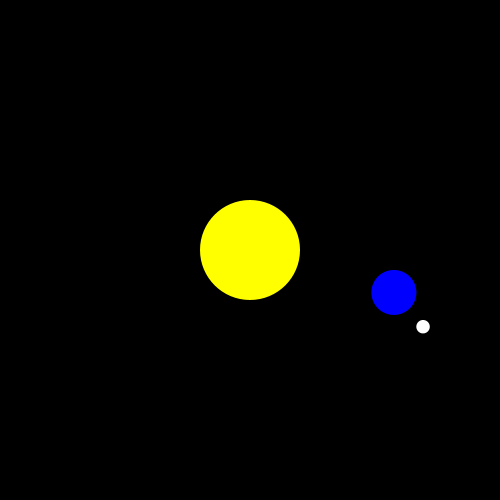
Frame 1 (no input)
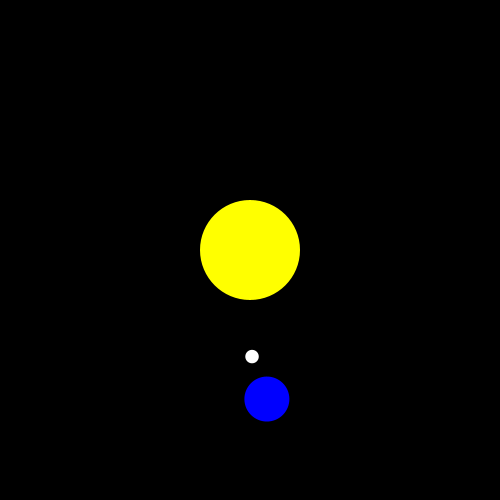
Frame 60 (the mouse pressed at the canvas centre just before this capture)
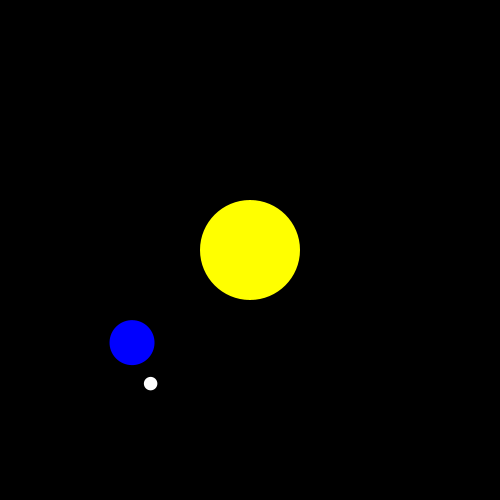
Frame 120 (the mouse held since frame 60 and released just before this capture)

The Processing sketch that drew these frames (run headless with seeded random() and noise(); from frame 60 on, the mouse is pressed at the canvas centre):

// Processing sketch: Codigo
// ── Codigo.pde
//Mi version de universo sin clases
/*
void setup(){
  size(500,500);
  noStroke();
};

void draw(){
  background(0);
  float h=110,h2=40;
  float theta=millis()/25.0,alpha=millis()/18;
  pushMatrix();
    translate(width/2, height/2);
    
    //stroke(255,0,0);
    //line(-width/2,0,width/2,0);
    //stroke(0,255,0);
    //line(0,height/2,0,-height/2);
    
    fill(255,255,0);
    circle(0,0,100);
    pushMatrix();
      translate(h*sin(radians(theta)),h*cos(radians(theta)));
      
      //stroke(255,0,0);
      //line(-width/2,0,width/2,0);
      //stroke(0,255,0);
      //line(0,height/2,0,-height/2);
    
      fill(0,255,0);
      circle(0,0,40);
      pushMatrix();
        translate(h2*sin(radians(alpha)),h2*cos(radians(alpha)));
        
        //stroke(255,0,0);
        //line(-width/2,0,width/2,0);
        //stroke(0,255,0);
        //line(0,height/2,0,-height/2);
      
        fill(255);
        circle(0,0,20);
      popMatrix();
    popMatrix();
  popMatrix();
}
*/


//---------------------------
//Version de la clase

SistemaSolar sol;

void setup(){
  size(500,500);
  sol = new SistemaSolar(150);
  noStroke();
}

void draw(){
  background(0);
  translate(width/2,height/2);
  
  sol.Dibujar();
  
}

// ── Luna.pde
class Luna{
  float dist_; //Distancia al planeta. Radio
  float vel_;  //Velocidad de rotacion 
  float tam_;  //Tamaño de la luna
  
  Luna(float dist, float vel, float tam){
    dist_=dist;
    vel_=vel;
    tam_=tam;
  }
  
  
  void Dibujar(){
    
    pushMatrix();
      float theta= millis()/1000.0;
      rotate(theta*vel_);
      translate(dist_,0);
      /*
      //Ejes coordenados
      stroke(255,0,0);
      line(-width/2,0,width/2,0);
      stroke(0,255,0);
      line(0,height/2,0,-height/2);
      */
      circle(0,0,tam_);
    popMatrix();
  
  }
  
}

// ── Planeta.pde
class Planeta{
  float dist_;
  float vel_;
  float tam_;
  Luna luna;
  
  Planeta(float dist, float vel, float tam){
    dist_=dist;
    vel_=vel;
    tam_=tam;
    luna = new Luna(dist*0.3,vel*2,tam*0.3);
  }
  
  void Dibujar(){
    pushMatrix();
      float theta= millis()/1000.0;
      rotate(theta*vel_);
      translate(dist_,0);
      /*
      //Ejes coordenados
        stroke(255,0,0);
        line(-width/2,0,width/2,0);
        stroke(0,255,0);
        line(0,height/2,0,-height/2);
      */
      fill(0,0,255);
      circle(0,0,tam_);//Planeta
      fill(255);
      luna.Dibujar();
    popMatrix();
  }
}

// ── SistemaSolar.pde
class SistemaSolar{
  Planeta tierra;
  float tamSol_;
  
  SistemaSolar(float tam){
    tamSol_=tam;
    tierra = new Planeta(150,1,tam*0.3);
    
  }
  
  void Dibujar(){
      //Sol
        //stroke(255,0,0);
        //line(-width/2,0,width/2,0);
        //stroke(0,255,0);
        //line(0,height/2,0,-height/2);
      fill(255,255,0);
      circle(0,0,100);//Sol
      tierra.Dibujar();
  }
  
}
